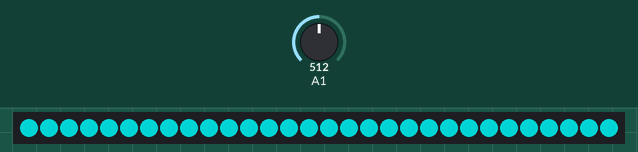
A sketch run on a simulated ATtiny85, built with avr-gcc and run on an emulated ATtiny85. Shown: 30 RGB LEDs in strip order, left to right. Inputs (shaded band) come from the test bench; at power-on: A1 = 512. Dim RGB values are drawn brighter than linear; the strip is taken to match the declared colour order.

Above: at 1.2 s.
1.3 s: A1 set to 0
At 2.5 s:
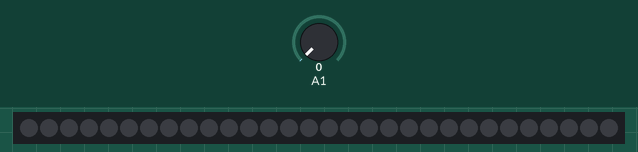
2.8 s: A1 set to 122
At 4.0 s:
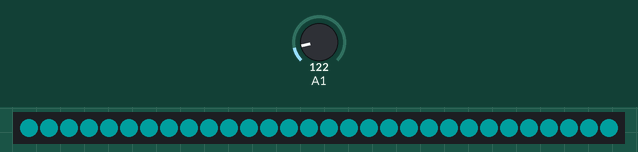
4.3 s: A1 set to 306
Timing chart, 0 to 7.3 s (numbered marks = the images above; inputs shaded):
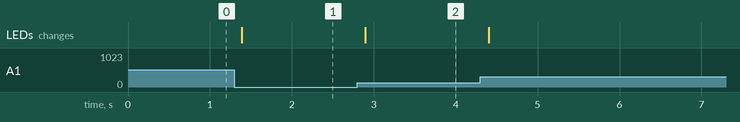

The sketch:

attiny85_ws2812_potentiometer.ino
```cpp
#include <Adafruit_NeoPixel.h>

#define PIN 0
#define pot 1

#define NUMPIXELS 30

Adafruit_NeoPixel pixels = Adafruit_NeoPixel(NUMPIXELS, PIN, NEO_RGB + NEO_KHZ800);

void setup() {
  pixels.begin();
  pinMode(pot, INPUT);
}
void loop() {
  int poten = analogRead(pot)/4;

  for(int i=0;i<NUMPIXELS;i++){
    pixels.setPixelColor(i, pixels.Color(0,poten,poten));
    pixels.show();
  }
}
```

Measured:
- after the input at 1.3 s, the LEDs: change after 0.09 s (image 1)
- after the input at 2.8 s, the LEDs: change after 0.10 s (image 2)
